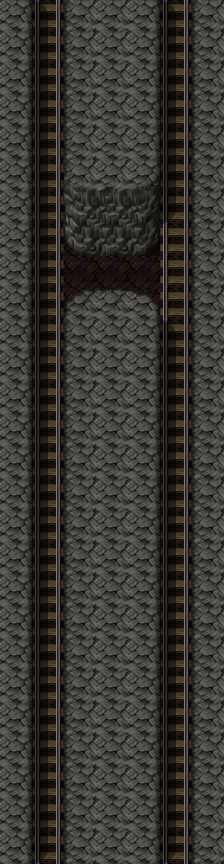

Below is a game level as drawn by its tile map, then a one-line description and the .tmx that defines it (tile-layer data replaced by summaries):
An orthogonal 7x27 tile map with 32x32 px tiles, 4 tile layers (Ground, Objects, Above, Top), 1 hidden layer not drawn, 61 tilesets and 5 objects (4x mapchange, spawn).

<map version="1.0" tiledversion="1.1.5" orientation="orthogonal" renderorder="right-down" width="7" height="27" tilewidth="32" tileheight="32" infinite="0" nextobjectid="15">
 <properties>
  <property name="outdoors" value="1" />
 </properties>
 <tileset firstgid="1" name="map_bed_1" tilewidth="32" tileheight="32" tilecount="128" columns="16">
  <image source="../drawable/map_bed_1.png" width="512" height="256" />
 </tileset>
 <tileset firstgid="129" name="map_border_1" tilewidth="32" tileheight="32" tilecount="128" columns="16">
  <image source="../drawable/map_border_1.png" width="512" height="256" />
 </tileset>
 <tileset firstgid="257" name="map_bridge_1" tilewidth="32" tileheight="32" tilecount="128" columns="16">
  <image source="../drawable/map_bridge_1.png" width="512" height="256" />
 </tileset>
 <tileset firstgid="385" name="map_bridge_2" tilewidth="32" tileheight="32" tilecount="128" columns="16">
  <image source="../drawable/map_bridge_2.png" width="512" height="256" />
 </tileset>
 <tileset firstgid="513" name="map_broken_1" tilewidth="32" tileheight="32" tilecount="128" columns="16">
  <image source="../drawable/map_broken_1.png" width="512" height="256" />
 </tileset>
 <tileset firstgid="641" name="map_cavewall_1" tilewidth="32" tileheight="32" tilecount="108" columns="18">
  <image source="../drawable/map_cavewall_1.png" width="576" height="192" />
 </tileset>
 <tileset firstgid="749" name="map_cavewall_2" tilewidth="32" tileheight="32" tilecount="108" columns="18">
  <image source="../drawable/map_cavewall_2.png" width="576" height="192" />
 </tileset>
 <tileset firstgid="857" name="map_cavewall_3" tilewidth="32" tileheight="32" tilecount="108" columns="18">
  <image source="../drawable/map_cavewall_3.png" width="576" height="192" />
 </tileset>
 <tileset firstgid="965" name="map_cavewall_4" tilewidth="32" tileheight="32" tilecount="108" columns="18">
  <image source="../drawable/map_cavewall_4.png" width="576" height="192" />
 </tileset>
 <tileset firstgid="1073" name="map_chair_table_1" tilewidth="32" tileheight="32" tilecount="128" columns="16">
  <image source="../drawable/map_chair_table_1.png" width="512" height="256" />
 </tileset>
 <tileset firstgid="1201" name="map_chair_table_2" tilewidth="32" tileheight="32" tilecount="128" columns="16">
  <image source="../drawable/map_chair_table_2.png" width="512" height="256" />
 </tileset>
 <tileset firstgid="1329" name="map_crate_1" tilewidth="32" tileheight="32" tilecount="128" columns="16">
  <image source="../drawable/map_crate_1.png" width="512" height="256" />
 </tileset>
 <tileset firstgid="1457" name="map_cupboard_1" tilewidth="32" tileheight="32" tilecount="128" columns="16">
  <image source="../drawable/map_cupboard_1.png" width="512" height="256" />
 </tileset>
 <tileset firstgid="1585" name="map_curtain_1" tilewidth="32" tileheight="32" tilecount="128" columns="16">
  <image source="../drawable/map_curtain_1.png" width="512" height="256" />
 </tileset>
 <tileset firstgid="1713" name="map_entrance_1" tilewidth="32" tileheight="32" tilecount="128" columns="16">
  <image source="../drawable/map_entrance_1.png" width="512" height="256" />
 </tileset>
 <tileset firstgid="1841" name="map_entrance_2" tilewidth="32" tileheight="32" tilecount="128" columns="16">
  <image source="../drawable/map_entrance_2.png" width="512" height="256" />
 </tileset>
 <tileset firstgid="1969" name="map_fence_1" tilewidth="32" tileheight="32" tilecount="128" columns="16">
  <image source="../drawable/map_fence_1.png" width="512" height="256" />
 </tileset>
 <tileset firstgid="2097" name="map_fence_2" tilewidth="32" tileheight="32" tilecount="128" columns="16">
  <image source="../drawable/map_fence_2.png" width="512" height="256" />
 </tileset>
 <tileset firstgid="2225" name="map_fence_3" tilewidth="32" tileheight="32" tilecount="128" columns="16">
  <image source="../drawable/map_fence_3.png" width="512" height="256" />
 </tileset>
 <tileset firstgid="2353" name="map_fence_4" tilewidth="32" tileheight="32" tilecount="128" columns="16">
  <image source="../drawable/map_fence_4.png" width="512" height="256" />
 </tileset>
 <tileset firstgid="2481" name="map_ground_1" tilewidth="32" tileheight="32" tilecount="128" columns="16">
  <image source="../drawable/map_ground_1.png" width="512" height="256" />
 </tileset>
 <tileset firstgid="2609" name="map_ground_2" tilewidth="32" tileheight="32" tilecount="128" columns="16">
  <image source="../drawable/map_ground_2.png" width="512" height="256" />
 </tileset>
 <tileset firstgid="2737" name="map_ground_3" tilewidth="32" tileheight="32" tilecount="128" columns="16">
  <image source="../drawable/map_ground_3.png" width="512" height="256" />
 </tileset>
 <tileset firstgid="2865" name="map_ground_4" tilewidth="32" tileheight="32" tilecount="128" columns="16">
  <image source="../drawable/map_ground_4.png" width="512" height="256" />
 </tileset>
 <tileset firstgid="2993" name="map_ground_5" tilewidth="32" tileheight="32" tilecount="128" columns="16">
  <image source="../drawable/map_ground_5.png" width="512" height="256" />
 </tileset>
 <tileset firstgid="3121" name="map_ground_6" tilewidth="32" tileheight="32" tilecount="128" columns="16">
  <image source="../drawable/map_ground_6.png" width="512" height="256" />
 </tileset>
 <tileset firstgid="3249" name="map_ground_7" tilewidth="32" tileheight="32" tilecount="128" columns="16">
  <image source="../drawable/map_ground_7.png" width="512" height="256" />
 </tileset>
 <tileset firstgid="3377" name="map_ground_8" tilewidth="32" tileheight="32" tilecount="128" columns="16">
  <image source="../drawable/map_ground_8.png" width="512" height="256" />
 </tileset>
 <tileset firstgid="3505" name="map_house_1" tilewidth="32" tileheight="32" tilecount="128" columns="16">
  <image source="../drawable/map_house_1.png" width="512" height="256" />
 </tileset>
 <tileset firstgid="3633" name="map_house_2" tilewidth="32" tileheight="32" tilecount="128" columns="16">
  <image source="../drawable/map_house_2.png" width="512" height="256" />
 </tileset>
 <tileset firstgid="3761" name="map_indoor_1" tilewidth="32" tileheight="32" tilecount="128" columns="16">
  <image source="../drawable/map_indoor_1.png" width="512" height="256" />
 </tileset>
 <tileset firstgid="3889" name="map_indoor_2" tilewidth="32" tileheight="32" tilecount="128" columns="16">
  <image source="../drawable/map_indoor_2.png" width="512" height="256" />
 </tileset>
 <tileset firstgid="4017" name="map_kitchen_1" tilewidth="32" tileheight="32" tilecount="128" columns="16">
  <image source="../drawable/map_kitchen_1.png" width="512" height="256" />
 </tileset>
 <tileset firstgid="4145" name="map_outdoor_1" tilewidth="32" tileheight="32" tilecount="128" columns="16">
  <image source="../drawable/map_outdoor_1.png" width="512" height="256" />
 </tileset>
 <tileset firstgid="4273" name="map_pillar_1" tilewidth="32" tileheight="32" tilecount="128" columns="16">
  <image source="../drawable/map_pillar_1.png" width="512" height="256" />
 </tileset>
 <tileset firstgid="4401" name="map_pillar_2" tilewidth="32" tileheight="32" tilecount="128" columns="16">
  <image source="../drawable/map_pillar_2.png" width="512" height="256" />
 </tileset>
 <tileset firstgid="4529" name="map_plant_1" tilewidth="32" tileheight="32" tilecount="128" columns="16">
  <image source="../drawable/map_plant_1.png" width="512" height="256" />
 </tileset>
 <tileset firstgid="4657" name="map_plant_2" tilewidth="32" tileheight="32" tilecount="128" columns="16">
  <image source="../drawable/map_plant_2.png" width="512" height="256" />
 </tileset>
 <tileset firstgid="4785" name="map_rock_1" tilewidth="32" tileheight="32" tilecount="128" columns="16">
  <image source="../drawable/map_rock_1.png" width="512" height="256" />
 </tileset>
 <tileset firstgid="4913" name="map_rock_2" tilewidth="32" tileheight="32" tilecount="128" columns="16">
  <image source="../drawable/map_rock_2.png" width="512" height="256" />
 </tileset>
 <tileset firstgid="5041" name="map_roof_1" tilewidth="32" tileheight="32" tilecount="128" columns="16">
  <image source="../drawable/map_roof_1.png" width="512" height="256" />
 </tileset>
 <tileset firstgid="5169" name="map_roof_2" tilewidth="32" tileheight="32" tilecount="128" columns="16">
  <image source="../drawable/map_roof_2.png" width="512" height="256" />
 </tileset>
 <tileset firstgid="5297" name="map_roof_3" tilewidth="32" tileheight="32" tilecount="128" columns="16">
  <image source="../drawable/map_roof_3.png" width="512" height="256" />
 </tileset>
 <tileset firstgid="5425" name="map_shop_1" tilewidth="32" tileheight="32" tilecount="128" columns="16">
  <image source="../drawable/map_shop_1.png" width="512" height="256" />
 </tileset>
 <tileset firstgid="5553" name="map_sign_ladder_1" tilewidth="32" tileheight="32" tilecount="128" columns="16">
  <image source="../drawable/map_sign_ladder_1.png" width="512" height="256" />
 </tileset>
 <tileset firstgid="5681" name="map_table_1" tilewidth="32" tileheight="32" tilecount="128" columns="16">
  <image source="../drawable/map_table_1.png" width="512" height="256" />
 </tileset>
 <tileset firstgid="5809" name="map_trail_1" tilewidth="32" tileheight="32" tilecount="128" columns="16">
  <image source="../drawable/map_trail_1.png" width="512" height="256" />
 </tileset>
 <tileset firstgid="5937" name="map_transition_1" tilewidth="32" tileheight="32" tilecount="128" columns="16">
  <image source="../drawable/map_transition_1.png" width="512" height="256" />
 </tileset>
 <tileset firstgid="6065" name="map_transition_2" tilewidth="32" tileheight="32" tilecount="128" columns="16">
  <image source="../drawable/map_transition_2.png" width="512" height="256" />
 </tileset>
 <tileset firstgid="6193" name="map_transition_3" tilewidth="32" tileheight="32" tilecount="128" columns="16">
  <image source="../drawable/map_transition_3.png" width="512" height="256" />
 </tileset>
 <tileset firstgid="6321" name="map_transition_4" tilewidth="32" tileheight="32" tilecount="128" columns="16">
  <image source="../drawable/map_transition_4.png" width="512" height="256" />
 </tileset>
 <tileset firstgid="6449" name="map_transition_5" tilewidth="32" tileheight="32" tilecount="128" columns="16">
  <image source="../drawable/map_transition_5.png" width="512" height="256" />
 </tileset>
 <tileset firstgid="6577" name="map_tree_1" tilewidth="32" tileheight="32" tilecount="128" columns="16">
  <image source="../drawable/map_tree_1.png" width="512" height="256" />
 </tileset>
 <tileset firstgid="6705" name="map_tree_2" tilewidth="32" tileheight="32" tilecount="128" columns="16">
  <image source="../drawable/map_tree_2.png" width="512" height="256" />
 </tileset>
 <tileset firstgid="6833" name="map_wall_1" tilewidth="32" tileheight="32" tilecount="128" columns="16">
  <image source="../drawable/map_wall_1.png" width="512" height="256" />
 </tileset>
 <tileset firstgid="6961" name="map_wall_2" tilewidth="32" tileheight="32" tilecount="120" columns="15">
  <image source="../drawable/map_wall_2.png" width="480" height="256" />
 </tileset>
 <tileset firstgid="7081" name="map_wall_3" tilewidth="32" tileheight="32" tilecount="120" columns="15">
  <image source="../drawable/map_wall_3.png" width="480" height="256" />
 </tileset>
 <tileset firstgid="7201" name="map_wall_4" tilewidth="32" tileheight="32" tilecount="120" columns="15">
  <image source="../drawable/map_wall_4.png" width="480" height="256" />
 </tileset>
 <tileset firstgid="7321" name="map_window_1" tilewidth="32" tileheight="32" tilecount="128" columns="16">
  <image source="../drawable/map_window_1.png" width="512" height="256" />
 </tileset>
 <tileset firstgid="7449" name="map_window_2" tilewidth="32" tileheight="32" tilecount="128" columns="16">
  <image source="../drawable/map_window_2.png" width="512" height="256" />
 </tileset>
 <tileset firstgid="7577" name="map_entrance_1" tilewidth="32" tileheight="32" tilecount="128" columns="16">
  <image source="../drawable/map_entrance_1.png" width="512" height="256" />
 </tileset>
 <layer name="Ground" width="7" height="27">
  <data>[189 cells, 189 non-empty, 10 distinct tile ids]</data>
 </layer>
 <layer name="Objects" width="7" height="27">
  <data>[189 cells, 60 non-empty, 7 distinct tile ids]</data>
 </layer>
 <layer name="Above" width="7" height="27">
  <data>[189 cells, 189 non-empty, 1 distinct tile ids]</data>
 </layer>
 <layer name="Top" width="7" height="27">
  <data>[189 cells, 51 non-empty, 3 distinct tile ids]</data>
 </layer>
 <layer name="Walkable" width="7" height="27" visible="0">
  <data>[189 cells, 132 non-empty, 1 distinct tile ids]</data>
 </layer>
 <objectgroup name="Mapevents" visible="0">
  <object id="12" name="south3" type="mapchange" x="160" y="832" width="32" height="32">
   <properties>
    <property name="map" value="blackwater_mountain3" />
    <property name="place" value="entrance3" />
   </properties>
  </object>
  <object id="9" name="south2" type="mapchange" x="32" y="832" width="32" height="32">
   <properties>
    <property name="map" value="blackwater_mountain3" />
    <property name="place" value="entrance2" />
   </properties>
  </object>
  <object id="13" name="north3" type="mapchange" x="160" y="0" width="32" height="32">
   <properties>
    <property name="map" value="blackwater_mountain5" />
    <property name="place" value="exit3" />
   </properties>
  </object>
  <object id="14" name="north2" type="mapchange" x="32" y="0" width="32" height="32">
   <properties>
    <property name="map" value="blackwater_mountain5" />
    <property name="place" value="exit2" />
   </properties>
  </object>
 </objectgroup>
 <objectgroup name="Spawn" visible="0">
  <object id="11" name="gornaud_1" type="spawn" x="32" y="96" width="160" height="448">
   <properties>
    <property name="quantity" value="3" />
    <property name="spawngroup" value="gornaud_1" />
   </properties>
  </object>
 </objectgroup>
 <objectgroup name="Keys" visible="0" />
</map>
